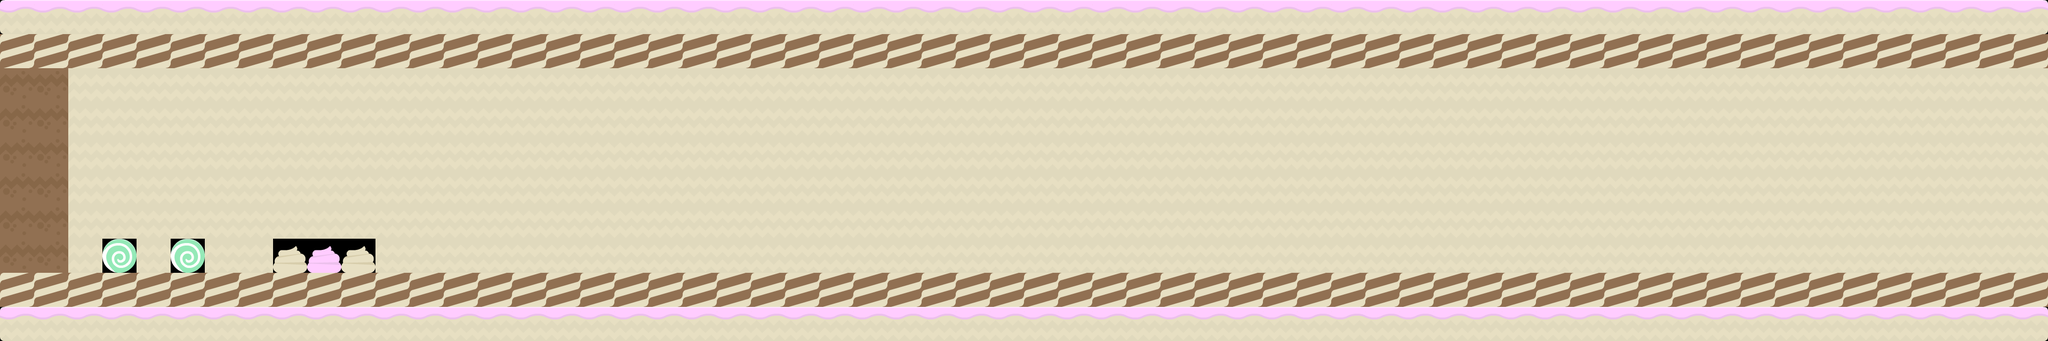

The image is a tile-based game level rendered from a .tmx file. Its description and source (layers, tilesets, objects; grid data summarised) follow:
An orthogonal 60x10 tile map with 70x70 px tiles, 1 tile layer (ground) and 1 object (PlayerPoint).

<map version="1.0" orientation="orthogonal" renderorder="right-down" width="60" height="10" tilewidth="70" tileheight="70" nextobjectid="2">
 <tileset firstgid="1" name="map" tilewidth="70" tileheight="70">
  <image source="map.png" width="980" height="490" />
 </tileset>
 <layer name="ground" width="60" height="10">
  <data>[600 cells, 600 non-empty, 9 distinct tile ids]</data>
 </layer>
 <objectgroup name="objects" visible="0">
  <object id="1" name="PlayerPoint" x="40" y="310" width="77" height="63" />
 </objectgroup>
</map>
